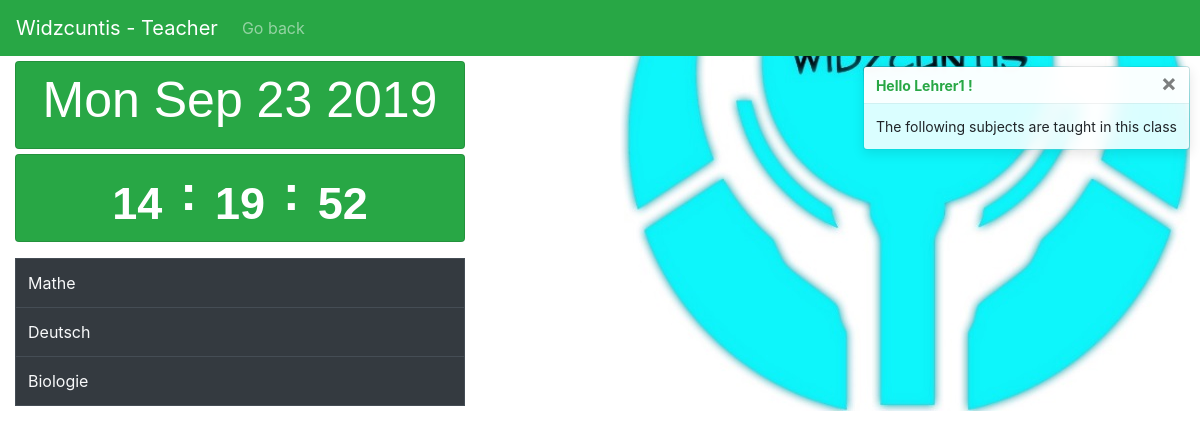
/users/home/logged_t/class_list/1 (signed in), run on the app's committed database.
### users/models.py (models this page shows)
class CustomUser(AbstractUser):
    def __str__(self):
        return self.last_name

### school/models.py (models this page shows, shortened)
class Clasu(models.Model):
    subject = models.ForeignKey(Subject, on_delete=models.CASCADE)
    klasse = models.ForeignKey(Class, on_delete=models.CASCADE)
    class Meta:
        verbose_name="Classes with Subject"

class Subject(models.Model):
    name = models.CharField(max_length=200)
    def __str__(self):
        return self.name

### users/views.py (the view)
# urls.py: path('home/logged_t/class_list/<int:pk>', views.ClassList.as_view(), name='ListClass'),
class ClassList(generic.ListView):
    template_name='classlist.html'
    context_object_name='subject_list'
    def get_queryset(self):
        s=[]
        pk=self.kwargs['pk']
        if(self.request.user.is_authenticated):
            user=  self.request.user
        authorized=False
        for i in Clatea.objects.all():
            if(i.klasse.id==pk and i.teacher.user.id==user.id):
                authorized=True
        if(authorized==False):
            return s
        for i in Clasu.objects.all():
            if(i.klasse.id==pk):
               s.append(i)
        return s

### templates/classlist.html (shortened to what this page needs)
{% extends 'base.html' %}
{% block content %}
{% if subject_list %}
<nav class="navbar navbar-expand-lg navbar-dark bg-success">
    <a class="navbar-brand" href="{% url 'BackHome' %}">Widzcuntis - Teacher</a>
    <div class="collapse navbar-collapse" id="navbarText">
      <ul class="navbar-nav">
        <li class="nav-item">
          <a class="nav-link" href="{% url 'logged_home' %}">Go back</a>
        </li>
      </ul>
    </div>
  </nav>
  <div role="alert" aria-live="assertive" aria-atomic="true" style="position: relative; min-height: 0px;" >
    <div class="toast" data-autohide="false">
        <div class="toast-header">
          <strong class="mr-auto text-success">Hello {{ user.username }} !</strong>
          <button type="button" class="ml-2 mb-1 close" data-dismiss="toast">&times;</button>
        </div>
        <div class="toast-body">
            The following subjects are taught in this class</div>
      </div>
    </div>
  <div class="col-md-3 container">
    <div class="card width=75 bg-success text-white rounded datee">
      <h2 class="card-title text-center">
      <div class="d-flex flex-wrap justify-content-center mt-2">
        <p id="demo" class="datum"></p>
      </div>
    </div>
  <div class="card width=75 bg-success text-white rounded clock">
    <h3 class="card-title text-center">
    <div class="d-flex flex-wrap justify-content-center mt-2">
     <a><span class="badge hours"></span></a> <p class="colon">:</p>
     <a><span class="badge min"></span></a> <p class="colon">:</p>
     <a><span class="badge sec"></span></a>
    </div>
    </h3>
  </div>
  </div>
  <table class="table gradet table-bordered table-dark table-hover">
    <tbody>
        {% for subject in subject_list %}
            <tr>
                <td><a href="{% url 'MarkTable' subject.id %}" class="text-light">{{ subject.subject }}</a></td>
            </tr>
        {% endfor %}
    </tbody>
  </table>
{% else %}
    <p>There are no entries or you are not authorized.</p>
    <a href="{% url 'BackHome' %}">Go Home</a>
{% endif %}
{% endblock %}

### templates/base.html (style rules this page uses)
.cardtitle1,.text-center { font-family: 'Helvetica'; font-size: 60px; }
.colon { font-family: 'Arial'; font-size: 50px; font-weight: bold; }
.container,.datee,.clock { margin: 5px; margin-left: 0px; }
.datum { font-family: 'Arial'; font-size: 50px; }
.datee,.clock { width: 450px; height: 88px; }
.toast { position: absolute; top: 0; right: 0; margin-right: 10px; margin-top: 10px; margin-bottom: 10px; }
.gradet { margin:15px; width:450px; }
@media only screen and (min-width: 1080px) { body { background: white url("/static/school/images/reclaimer1.png") no-repeat; background-position: right bottom; } }
p { font-size: 15px; }

### data on the page
CustomUser: username "Lehrer1"
Clasu: subject "Mathe"
Clasu: subject "Deutsch"
Clasu: subject "Biologie"
